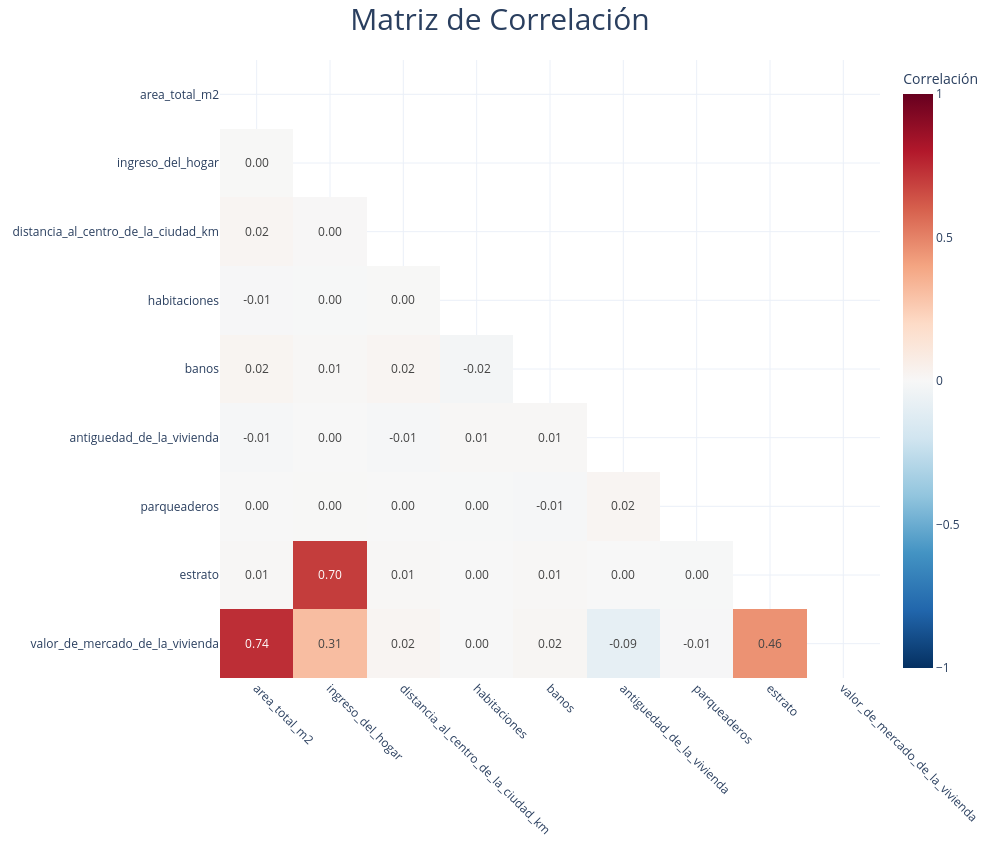

The notebook cell this image was saved under:
### Code cell
# ===================================================== #
# 7. ANÁLISIS DE CORRELACIÓN (Solo variables numéricas) #
# ===================================================== #

# MATRIZ DE CORRELACIÓN
corr = df[num_cols + int_cols + [target]].corr()

# MÁSCARA TRIANGULAR
mask = np.triu(
    np.ones_like(corr,dtype=bool)
)

corr_masked = corr.mask(mask)

# HEATMAP INTERACTIVO
fig = px.imshow(
    corr_masked,
    text_auto='.2f',
    color_continuous_scale='RdBu_r',
    zmin=-1,
    zmax=1,
    aspect='auto'
)

# HOVER PERSONALIZADO
fig.update_traces(
    hovertemplate=
    '<b>X</b>: %{x}<br>' +
    '<b>Y</b>: %{y}<br>' +
    '<b>Correlación</b>: %{z:.3f}<extra></extra>'
)

# LAYOUT
fig.update_layout(
    template='plotly_white',
    title={
        'text':'Matriz de Correlación',
        'x':0.5,
        'font':{'size':30}
    },
    width=1000,
    height=850,
    coloraxis_colorbar=dict(
        title='Correlación'
    )
)

fig.update_xaxes(
    tickangle=45,
    side='bottom'
)

fig.update_yaxes(
    autorange='reversed'
)

fig.show()

### Figure 1 — Plotly figure (JSON) as saved in the notebook; plotly's stock layout.template omitted (floating-point values rounded to 4 significant figures)
{"data": [{"coloraxis": "coloraxis", "hovertemplate": "<b>X</b>: %{x}<br><b>Y</b>: %{y}<br><b>Correlación</b>: %{z:.3f}<extra></extra>", "name": "0", "texttemplate": "%{z:.2f}", "type": "heatmap", "x": ["area_total_m2", "ingreso_del_hogar", "distancia_al_centro_de_la_ciudad_km", "habitaciones", "banos", "antiguedad_de_la_vivienda", "parqueaderos", "estrato", "valor_de_mercado_de_la_vivienda"], "xaxis": "x", "y": ["area_total_m2", "ingreso_del_hogar", "distancia_al_centro_de_la_ciudad_km", "habitaciones", "banos", "antiguedad_de_la_vivienda", "parqueaderos", "estrato", "valor_de_mercado_de_la_vivienda"], "yaxis": "y", "z": [[NaN, NaN, NaN, NaN, NaN, NaN, NaN, NaN, NaN], [0.003107, NaN, NaN, NaN, NaN, NaN, NaN, NaN, NaN], [0.01983, 0.004587, NaN, NaN, NaN, NaN, NaN, NaN, NaN], [-0.007773, -0.004827, 0.002518, NaN, NaN, NaN, NaN, NaN, NaN], [0.02293, 0.007614, 0.02286, -0.02168, NaN, NaN, NaN, NaN, NaN], [-0.009692, -0.00107, -0.009139, 0.008395, 0.009719, NaN, NaN, NaN, NaN], [0.00196, 0.002576, -3.216e-05, -0.003373, -0.009142, 0.02103, NaN, NaN, NaN], [0.007936, 0.6975, 0.008035, 0.0009929, 0.008537, 0.001019, -0.004235, NaN, NaN], [0.7378, 0.3103, 0.01945, -0.0001828, 0.01591, -0.09, -0.007697, 0.4552, NaN]]}], "layout": {"coloraxis": {"cmax": 1, "cmin": -1, "colorbar": {"title": {"text": "Correlación"}}, "colorscale": [[0, "rgb(5,48,97)"], [0.1, "rgb(33,102,172)"], [0.2, "rgb(67,147,195)"], [0.3, "rgb(146,197,222)"], [0.4, "rgb(209,229,240)"], [0.5, "rgb(247,247,247)"], [0.6, "rgb(253,219,199)"], [0.7, "rgb(244,165,130)"], [0.8, "rgb(214,96,77)"], [0.9, "rgb(178,24,43)"], [1, "rgb(103,0,31)"]]}, "height": 850, "margin": {"t": 60}, "title": {"font": {"size": 30}, "text": "Matriz de Correlación", "x": 0.5}, "width": 1000, "xaxis": {"anchor": "y", "domain": [0, 1], "side": "bottom", "tickangle": 45}, "yaxis": {"anchor": "x", "autorange": "reversed", "domain": [0, 1]}}}
